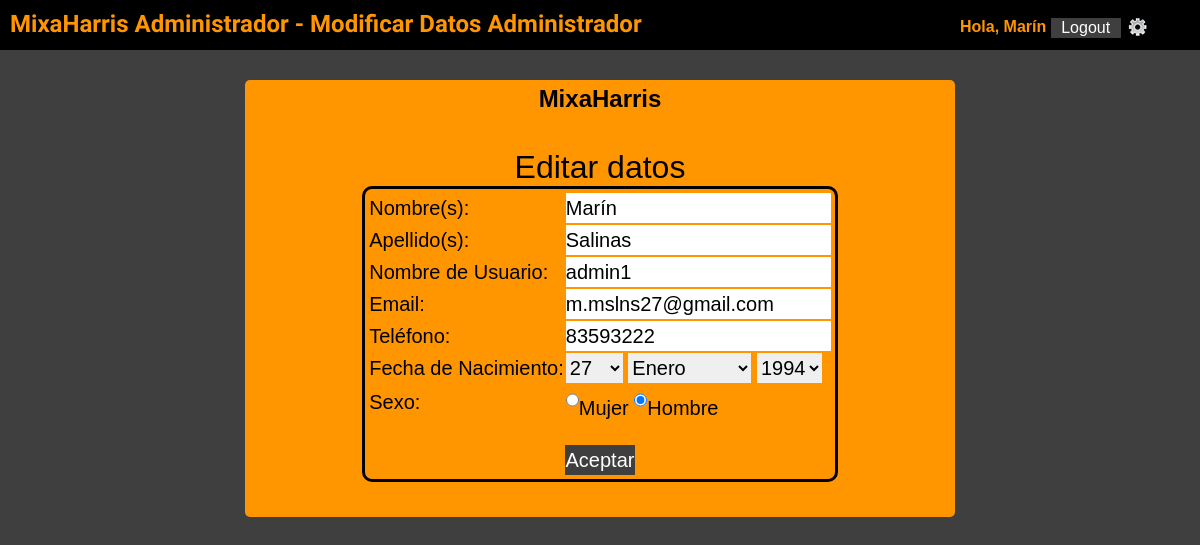
/formupdate/view/edit_admin.php (signed in), run on the app's committed database.
### tables this page shows
CREATE TABLE IF NOT EXISTS `administrador` (
  `idadministrador` int(11) NOT NULL AUTO_INCREMENT,
  `administradorNombre` varchar(45) NOT NULL,
  `administradorApellido` varchar(45) NOT NULL,
  `administradorUsername` varchar(45) NOT NULL,
  `administradorPassword` varchar(45) NOT NULL,
  `administradorNacimiento` date NOT NULL,
  `administradorTelefono` bigint(20) NOT NULL,
  `administradorEmail` varchar(45) NOT NULL,
  `administradorPrivilegios` int(11) NOT NULL DEFAULT '0',
  `administradorSexo` varchar(1) NOT NULL,
  PRIMARY KEY (`idadministrador`),
  UNIQUE KEY `idadministrador_UNIQUE` (`idadministrador`),
  UNIQUE KEY `administradorUsername_UNIQUE` (`administradorUsername`)
);

### formupdate/lib/edit_lib.php (called while the page is built, shortened)
<?php
function selectAdminConID($idAdmin)
{
	$sql = "SELECT *
			FROM administrador WHERE idadministrador = '$idAdmin'";
		$admin = null;
		$result = mysql_query($sql);
		while ($row=mysql_fetch_object($result)){
			$admin = $row;
		}
		return $admin;
}
?>

### formupdate/view/edit_admin.php (the view, shortened to what this page needs)
<!DOCTYPE html>
<html lang='es'>
<head>
	<?php
	require_once("../lib/edit_lib.php");
	$adminID =  $_SESSION['usuario']->idadministrador;
	$adModif = selectAdminConID($adminID);
	$admin = $_SESSION['usuario'];
	?>
	<link rel='stylesheet' type='text/css' href = "../../lib/styleAdmin.css">
<body>
	<div id='navegador'>
			<div id='homeLogo'>MixaHarris Administrador - Modificar Datos Administrador</div>
				<div id='navAdmin'>
					Hola, <?php echo $admin->administradorNombre;?>
					<form action='../../login/logout.php' id='blogout'>
						<input id='button' type='submit' value='Logout'>
					</form>
					<a class="Bca" href="../../main/pagindex/adminindex.php" title="Menú administrador">conf</a>
				 </div>
		</div>
<center><div id='menuModClientes'>
	<center><h2>MixaHarris</h2></center>
							<p class='hdm'>Editar datos</p>
		<table id="tablaModCliente">
		<form name='editAdmin' action="../action/save_adminEdit.php" method='post' accept-charset='utf-8'>
			<tr><td>Nombre(s):</td><td>
				<input type='text' name='nombre' value=<?php echo "'".$adModif->administradorNombre."'";?>/></td></tr>
			<tr><td>Apellido(s):</td><td>
				<input type='text' name='apellidos' value=<?php echo "'".$adModif->administradorApellido."'";?>/></td></tr>
			<tr><td>Nombre de Usuario:</td><td>
				<input type='text' name='username' value=<?php echo "'".$adModif->administradorUsername."'"; ?>/></td></tr>
			<tr><td>Email:</td><td>
				<input type='email' name='email' value=<?php echo "'".$adModif->administradorEmail."'"; ?>/></td></tr>
			<tr><td>Tel&eacute;fono:</td><td>
				<input type='number' name='tel' value=<?php echo "'".$adModif->administradorTelefono."'"; ?>/></td></tr>
			<tr><td>Fecha de Nacimiento:</td>
				<td>
				<?php
				$nac =explode("-", $adModif->administradorNacimiento);
				echo"<select name='dia'>\n";
				$meses= array("Enero","Febrero","Marzo","Abril","Mayo","Junio","Julio", "Agosto", "Septiembre", "Octubre", "Noviembre", "Diciembre");
				for ($i=1; $i <= 31; $i++) {
				if($i == $nac[2])
					echo"<option value='".$i."' selected>".$i."</option>\n";
				else
					echo"<option value='".$i."'>".$i."</option>\n";
				}
				echo"</select>\n";
				echo"<select name='mes'>\n";
				$i=1;
				foreach ($meses as $key => $mes) {
					if($i == $nac[1])
					{echo"<option value='".$i."' selected>".$mes."</option>\n"; $i++;}
					else{echo"<option value='".$i."'>".$mes."</option>\n"; $i++;}
				}
				echo"</select>\n";
				echo"<select name='anio'>\n";
				for ($i=date("Y"); $i>=1900; $i--) {
					if($i == $nac[0]){
						echo"<option value='".$i."' selected>".$i."</option>\n";}
					else{
						echo"<option value='".$i."'>".$i."</option>\n";}
				}
				echo"</select>\n";
				?>
				</td>
			</tr>
			<tr><td>Sexo:</td>
				<?php
				$sexo = $adModif->administradorSexo;
				if($sexo == 'F'){
				echo "<td>"."<input type='radio' name='sexo' value='F' checked/>"."Mujer\n";
				echo "<input type='radio' name='sexo' value='M' />Hombre</td>\n";
				}else if ($sexo == 'M'){
				echo "<td>"."<input type='radio' name='sexo' value='F'/>Mujer\n";
				echo "<input type='radio' name='sexo' value='M' checked/>Hombre</td>\n";
				}else{
					echo "<td>"."<input type='radio' name='sexo' value='F'/>Mujer\n";
					echo "<input type='radio' name='sexo' value='M'/>Hombre</td>\n";
				}
				?>
			</tr>
			<tr><td colspan='2'></br><center><input id='button' type='submit'value='Aceptar'/></center></td></tr>
		</form>
	</table>
	</div></center>
</body>

### data on the page
administrador: administradorNombre "Marín", nombre "Marín", apellidos "Salinas", username "admin1", email "m.mslns27@gmail.com", tel "83593222", dia "27", mes "Enero", anio "1994"
